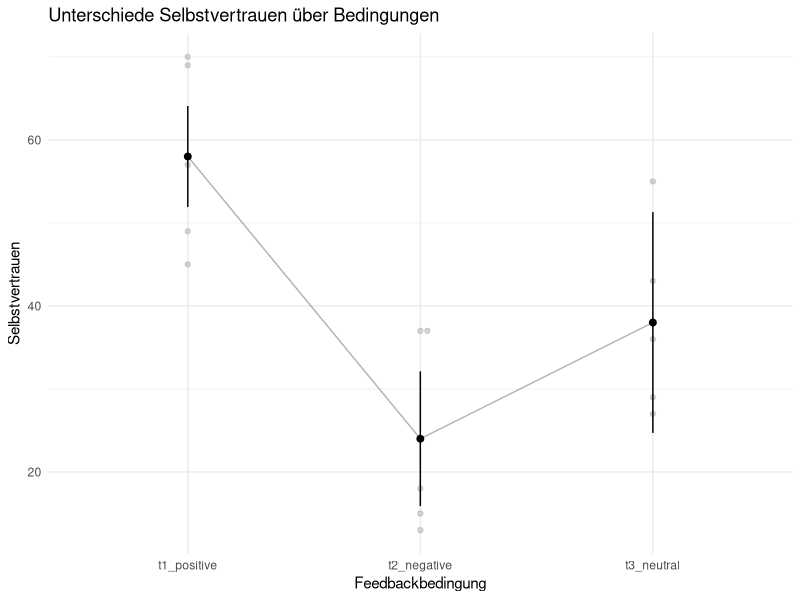

This chart was generated by the following R code:
## ---- chunk 1
#| include: false
# Set working directory of R
knitr::opts_knit$set(root.dir = '../')
## ---- chunk 2
# tidyverse laden
library(tidyverse)

# Datensatz einlesen
d_anova1rm <- read.csv("data/anova_confidence2.csv")

# Faktoren konvertieren
d_anova1rm <- d_anova1rm |>
  mutate(id = as.factor(id)) |>
  mutate(condition = as.factor(condition)) 

# Datensatz anschauen
glimpse(d_anova1rm)
## ---- chunk 3
print(d_anova1rm)
## ---- chunk 4
# Mittelwerte und Standardabweichungen berechnen
d_summary <- d_anova1rm |>
  group_by(condition) |> # Gruppierung 
  summarise(mean_conf = mean(confidence), # Mittelwert
            sd_conf = sd(confidence)) # Standardabweichung
d_summary
## ---- chunk 5
# afex laden
library(afex)

# Zweifaktorielle Anova ohne Messwiederholung
m_anova1rm <- aov_4(confidence ~ 1 + (condition | id),  # av ~ 1 + (uv | id)
                      data = d_anova1rm) # Datensatz

# Resultate ausgeben
summary(m_anova1rm) 
m_anova1rm$anova_table
## ---- chunk 6
# afex laden
library(afex)

# Zweifaktorielle Anova ohne Messwiederholung
m_anova1rm <- aov_4(confidence ~ 1 + (condition | id), 
                      data = d_anova1rm)

# Resultate ausgeben
summary(m_anova1rm) 
## ---- chunk 7
# Emmeans laden
library(emmeans)

# Resultate in Objekt speichern
result_anova1_rm <- emmeans(object = m_anova1rm, specs = ~ condition)
result_anova1_rm

# Post-hoc Test
pairs(x = result_anova1_rm, adjust = "tukey")
## ---- chunk 8
# Plot mit afex_plot
plot_anova <- afex_plot(object = m_anova1rm, # Anova-Modell
                        x = "condition", error = "within") +
  geom_line(aes(group = "id"), alpha = 0.3) +  
  geom_point(aes(group = "id"), size = 2) +  
  theme_minimal() +
  labs(title = "Unterschiede Selbstvertrauen über Bedingungen", 
       y = "Selbstvertrauen", # av
       x = "Feedbackbedingung" # uv
  )

plot_anova
